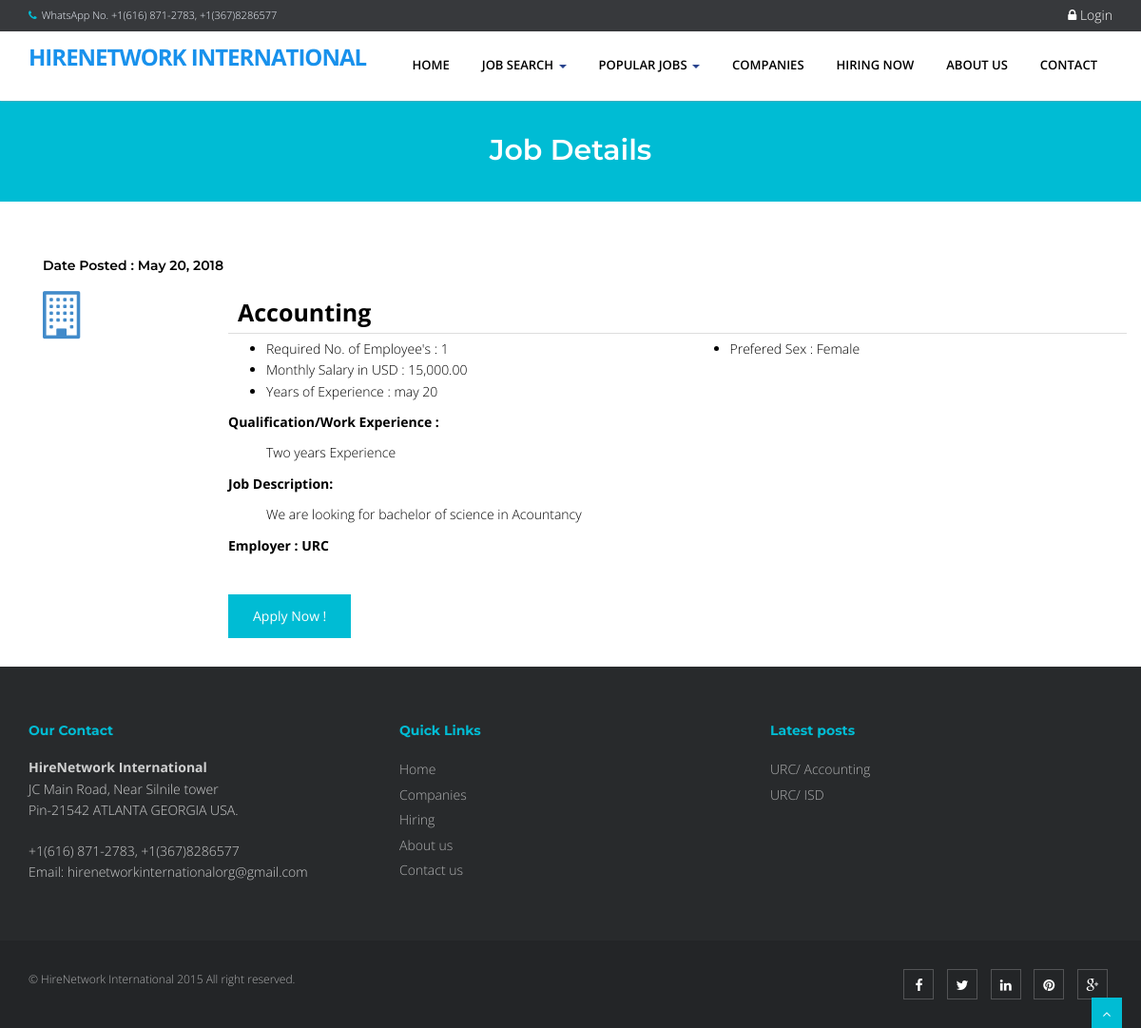
The page /index.php?q=viewjob&search=2 on the database its author committed.
### tables this page shows
CREATE TABLE `tbljob` (
  `JOBID` int(11) NOT NULL,
  `COMPANYID` int(11) NOT NULL,
  `CATEGORY` varchar(250) NOT NULL,
  `OCCUPATIONTITLE` varchar(90) NOT NULL,
  `REQ_NO_EMPLOYEES` int(11) NOT NULL,
  `SALARIES` double NOT NULL,
  `DURATION_EMPLOYEMENT` varchar(90) NOT NULL,
  `QUALIFICATION_WORKEXPERIENCE` text NOT NULL,
  `JOBDESCRIPTION` text NOT NULL,
  `PREFEREDSEX` varchar(30) NOT NULL,
  `SECTOR_VACANCY` text NOT NULL,
  `JOBSTATUS` varchar(90) NOT NULL,
  `DATEPOSTED` datetime NOT NULL
);

CREATE TABLE `tblcompany` (
  `COMPANYID` int(11) NOT NULL,
  `COMPANYNAME` varchar(90) NOT NULL,
  `COMPANYADDRESS` varchar(90) NOT NULL,
  `COMPANYCONTACTNO` varchar(30) NOT NULL,
  `COMPANYSTATUS` varchar(90) NOT NULL,
  `COMPANYMISSION` text NOT NULL
);

### index.php (called while the page is built, shortened)
<?php
require_once("include/initialize.php");
$view = (isset($_GET['q']) && $_GET['q'] != '') ? $_GET['q'] : '';
switch ($view) {
	case 'viewjob' :
        $title="Job Details";
		break;
}
require_once("theme/templates.php");
?>

### include/database.php (called while the page is built, shortened)
<?php
class Database {
	var $sql_string = '';
	private $conn;
	public function open_connection() {
		$this->conn = mysqli_connect(server,user,pass);
		if(!$this->conn){
			echo "Problem in database connection! Contact administrator!";
			exit();
		}else{
			$db_select = mysqli_select_db($this->conn,database_name);
		}
	}
	function setQuery($sql='') {
		$this->sql_string=$sql;
	}
	function executeQuery() {
		$result = mysqli_query($this->conn,$this->sql_string);
		return $result;
	}
	private function confirm_query($result) {
		return $result;
	}
	function loadResultList( $key='' ) {
		$cur = $this->executeQuery();
		$array = array();
		while ($row = mysqli_fetch_object($cur)) {
			if ($key) {
				$array[$row->$key] = $row;
			} else {
				$array[] = $row;
			}
		}
		return $array;
	}
}
$mydb = new Database();
?>

### theme/templates.php (the view, shortened to what this page needs)
 <!DOCTYPE html>
<html lang="en">
<head>
<link href="<?php echo web_root; ?>plugins/home-plugins/css/bootstrap.min.css" rel="stylesheet" />
<link href="<?php echo web_root; ?>plugins/home-plugins/css/fancybox/jquery.fancybox.css" rel="stylesheet">
<link href="<?php echo web_root; ?>plugins/home-plugins/css/flexslider.css" rel="stylesheet" />
<link href="<?php echo web_root; ?>plugins/home-plugins/css/style.css" rel="stylesheet" />
<link rel="stylesheet" href="<?php echo web_root;?>plugins/font-awesome/css/font-awesome.min.css">
<link rel="stylesheet" href="<?php echo web_root;?>plugins/dataTables/jquery.dataTables.min.css">
<link rel="stylesheet" href="<?php echo web_root;?>plugins/dataTables/jquery.dataTables_themeroller.css">
<link href="<?php echo web_root; ?>plugins/datepicker/bootstrap-datetimepicker.min.css" rel="stylesheet" media="screen">
<link href="<?php echo web_root; ?>plugins/datepicker/datepicker3.css" rel="stylesheet" media="screen">
</head>
<body>
<div id="wrapper" class="home-page">
  <header>
        <div class="topbar navbar-fixed-top">
          <div class="container">
            <div class="row">
              <div class="col-md-12">
                <p class="pull-left hidden-xs"><i class="fa fa-phone"></i>WhatsApp No. +1(616) 871-2783, +1(367)8286577   </p>
                <?php if (isset($_SESSION['APPLICANTID'])) {
                    $sql = "SELECT count(*) as 'COUNTNOTIF' FROM `tbljob` ORDER BY `DATEPOSTED` DESC";
                    $mydb->setQuery($sql);
                    $showNotif = $mydb->loadSingleResult();
                    $notif =isset($showNotif->COUNTNOTIF) ? $showNotif->COUNTNOTIF : 0;
                    $applicant = new Applicants();
                    $appl  = $applicant->single_applicant($_SESSION['APPLICANTID']);
                    $sql ="SELECT count(*) as 'COUNT' FROM `tbljobregistration` WHERE `PENDINGAPPLICATION`=0 AND `HVIEW`=0 AND `APPLICANTID`='{$appl->APPLICANTID}'";
                    $mydb->setQuery($sql);
                    $showMsg = $mydb->loadSingleResult();
                    $msg =isset($showMsg->COUNT) ? $showMsg->COUNT : 0;
                    echo ' <p class="pull-right login"><a title="View Notification(s)" href="'.web_root.'applicant/index.php?view=notification"> <i class="fa fa-bell-o"></i> <span class="label label-success">'.$notif.'</span></a> | <a title="View Message(s)" href="'.web_root.'applicant/index.php?view=message"> <i class="fa fa-envelope-o"></i> <span class="label label-success">'.$msg.'</span></a> | <a title="View Profile" href="'.web_root.'applicant/"> <i class="fa fa-user"></i> '. $appl->FNAME. ' '.$appl->LNAME .' </a> | <a href="'.web_root.'logout.php">  <i class="fa fa-sign-out"> </i>Logout</a> </p>';
                    }else{ ?>
                      <p   class="pull-right login"><a data-target="#myModal" data-toggle="modal" href=""> <i class="fa fa-lock"></i> Login </a></p>
                <?php } ?>
              </div>
            </div>
          </div>
        </div>
        <div style="min-height: 30px;"></div>
        <div class="navbar navbar-default navbar-static-top" >
            <div class="container">
                <div class="navbar-header">
                    <a class="navbar-brand" href="<?php echo web_root; ?>index.php">HireNetwork International</a>
                </div>
                <div class="navbar-collapse collapse ">
                    <ul class="nav navbar-nav">
                        <li class="<?php echo !isset($_GET['q'])? 'active' :''?>"><a href="<?php echo web_root; ?>index.php">Home</a></li>
                        <li class="dropdown">
                          <a href="#" data-toggle="dropdown" class="dropdown-toggle">Job Search <b class="caret"></b></a>
                       </li>
                      <li class="dropdown <?php  if(isset($_GET['q'])) { if($_GET['q']=='category'){ echo 'active'; }else{ echo ''; }}  ?>">
                          <a href="#" data-toggle="dropdown" class="dropdown-toggle">Popular Jobs <b class="caret"></b></a>
                            <?php
                            $sql = "SELECT * FROM `tblcategory` LIMIT 10";
                            $mydb->setQuery($sql);
                            ?>
                       </li>
                        <li class="<?php  if(isset($_GET['q'])) { if($_GET['q']=='company'){ echo 'active'; }else{ echo ''; }}  ?>"><a href="<?php echo web_root; ?>index.php?q=company">Companies</a></li>
                        <li class="<?php  if(isset($_GET['q'])) { if($_GET['q']=='hiring'){ echo 'active'; }else{ echo ''; }} ?>"><a href="<?php echo web_root; ?>index.php?q=hiring">Hiring Now</a></li>
                        <li class="<?php  if(isset($_GET['q'])) { if($_GET['q']=='About'){ echo 'active'; }else{ echo ''; }}  ?>"><a href="<?php echo web_root; ?>index.php?q=About">About Us</a></li>
                        <li class="<?php  if(isset($_GET['q'])) { if($_GET['q']=='Contact'){ echo 'active'; }else{ echo ''; }}  ?>"><a href="<?php echo web_root; ?>index.php?q=Contact">Contact</a></li>
                    </ul>
                </div>
            </div>
        </div>
  </header>
      <?php
      if (isset($_GET['q'])) {
        echo '<section id="inner-headline">
            <div class="container">
                <div class="row">
                    <div class="col-lg-12">
                        <h2 class="pageTitle">'.$title.'</h2>
                    </div>
                </div>
            </div>
            </section>';
      }
       require_once $content;
        ?>
  <footer>
  <div class="container">
    <div class="row">
      <div class="col-md-4 col-sm-4">
        <div class="widget">
          <h5 class="widgetheading">Our Contact</h5>
          <address>
          <strong>HireNetwork International</strong><br>
          JC Main Road, Near Silnile tower<br>
           Pin-21542 ATLANTA GEORGIA USA.</address>
          <p>
            <i class="icon-phone"></i> +1(616) 871-2783, +1(367)8286577 <br>
            <i class="icon-envelope-alt"></i> Email: hirenetworkinternationalorg@gmail.com
          </p>
        </div>
      </div>
      <div class="col-md-4 col-sm-4">
        <div class="widget">
          <h5 class="widgetheading">Quick Links</h5>
          <ul class="link-list">
            <li><a href="<?php echo web_root; ?>index.php">Home</a></li>
            <li><a href="<?php echo web_root; ?>index.php?q=company">Companies</a></li>
            <li><a href="<?php echo web_root; ?>index.php?q=hiring">Hiring</a></li>
            <li><a href="<?php echo web_root; ?>index.php?q=About">About us</a></li>
            <li><a href="<?php echo web_root; ?>index.php?q=Contact">Contact us</a></li>
          </ul>
        </div>
      </div>
      <div class="col-md-4 col-sm-4">
        <div class="widget">
          <h5 class="widgetheading">Latest posts</h5>
          <ul class="link-list">
            <?php
                  $sql = "SELECT * FROM `tblcompany` c,`tbljob` j WHERE c.`COMPANYID`=j.`COMPANYID`   ORDER BY DATEPOSTED DESC LIMIT 3" ;
                  $mydb->setQuery($sql);
                  $cur = $mydb->loadResultList();
                  foreach ($cur as $result) {
                    echo ' <li><a href="'.web_root.'index.php?q=viewjob&search='.$result->JOBID.'">'.$result->COMPANYNAME . '/ '. $result->OCCUPATIONTITLE .'</a></li>';
                  }
              ?>
          </ul>
        </div>
      </div>
    </div>
  </div>
  <div id="sub-footer">
    <div class="container">
      <div class="row">
        <div class="col-lg-6">
          <div class="copyright">
            <p>
              <span>&copy; HireNetwork International 2015 All right reserved.
            </p>
          </div>
        </div>
        <div class="col-lg-6">
          <ul class="social-network">
            <li><a href="#" data-placement="top" title="Facebook"><i class="fa fa-facebook"></i></a></li>
            <li><a href="#" data-placement="top" title="Twitter"><i class="fa fa-twitter"></i></a></li>
            <li><a href="#" data-placement="top" title="Linkedin"><i class="fa fa-linkedin"></i></a></li>
            <li><a href="#" data-placement="top" title="Pinterest"><i class="fa fa-pinterest"></i></a></li>
            <li><a href="#" data-placement="top" title="Google plus"><i class="fa fa-google-plus"></i></a></li>
          </ul>
        </div>
      </div>
    </div>
  </div>
  </footer>
</div>
<a href="#" class="scrollup"><i class="fa fa-angle-up active"></i></a>
</body>
</html>

### viewjob.php
    <section id="content">
        <div class="container content">
 <?php
 if (isset($_GET['search'])) {
    $jobid = $_GET['search'];
 }else{
     $jobid = '';
 }
    $sql = "SELECT * FROM `tblcompany` c,`tbljob` j WHERE c.`COMPANYID`=j.`COMPANYID` AND JOBID LIKE '%" . $jobid ."%' ORDER BY DATEPOSTED DESC" ;
    $mydb->setQuery($sql);
    $cur = $mydb->loadResultList();
    foreach ($cur as $result) {
  ?>
           <div class="container">
             <div class="mg-available-rooms">
                    <h5 class="mg-sec-left-title">Date Posted :  <?php echo date_format(date_create($result->DATEPOSTED),'M d, Y'); ?></h5>
                        <div class="mg-avl-rooms">
                            <div class="mg-avl-room">
                                <div class="row">
                                    <div class="col-sm-2">
                                        <a href="#"><span class="fa fa-building-o" style="font-size: 50px"></span></a>
                                    </div>
                                    <div class="col-sm-10">
                                        <div style="border-bottom: 1px solid #ddd;padding: 10px;font-size: 25px;font-weight: bold;color: #000;margin-bottom: 5px;"><?php echo $result->OCCUPATIONTITLE ;?>
                                        </div>
                                        <div class="row contentbody">
                                            <div class="col-sm-6">
                                                <ul>
                                                    <li><i class="fp-ht-bed"></i>Required No. of Employee's : <?php echo $result->REQ_NO_EMPLOYEES; ?></li>
                                                    <li><i class="fp-ht-food"></i>Monthly Salary in USD : <?php echo number_format($result->SALARIES,2);  ?></li>
                                                    <li><i class="fa fa-sun-"></i>Years of Experience : <?php echo $result->DURATION_EMPLOYEMENT; ?></li>
                                                </ul>
                                            </div>
                                            <div class="col-sm-6">
                                                <ul>
                                                    <li><i class="fp-ht-tv"></i>Prefered Sex : <?php echo $result->PREFEREDSEX; ?></li>
                                                </ul>
                                            </div>
                                            <div class="col-sm-12">
                                                <p>Qualification/Work Experience :</p>
                                                 <ul style="list-style: none;">
                                                    <li><?php echo $result->QUALIFICATION_WORKEXPERIENCE ;?></li>
                                                </ul>
                                            </div>
                                            <div class="col-sm-12">
                                                <p>Job Description:</p>
                                                <ul style="list-style: none;">
                                                     <li><?php echo $result->JOBDESCRIPTION ;?></li>
                                                </ul>
                                             </div>
                                            <div class="col-sm-12">
                                                <p>Employer :  <?php echo  $result->COMPANYNAME; ?></p>
                                            </div>
                                        </div>
                                          <a href="<?php echo web_root; ?>index.php?q=apply&job=<?php echo $result->JOBID;?>&view=personalinfo" class="btn btn-main btn-next-tab">Apply Now !</a>
                                    </div>
                                </div>
                            </div>
                        </div>
                    </div>
            </div>
<?php  } ?>    </div>
    </section>

### theme/templates.php (style rules this page uses)
#content { min-height: 400px; color: #000; }
.contentbody p { font-weight: bold; }
.login a { font-size: 14px; color: #fff; padding:0px; }

### rows shown on the page
tbljob: DATEPOSTED "May 20, 2018", OCCUPATIONTITLE "Accounting", REQ_NO_EMPLOYEES "1", SALARIES "15,000.00", DURATION_EMPLOYEMENT "may 20", PREFEREDSEX "Female", QUALIFICATION_WORKEXPERIENCE "Two years Experience", JOBDESCRIPTION "We are looking for bachelor of science in Acountancy", COMPANYID.COMPANYNAME "URC"
tbljob: COMPANYID.COMPANYNAME "URC", OCCUPATIONTITLE "ISD"

### other values the page prints
$title "Job Details"
